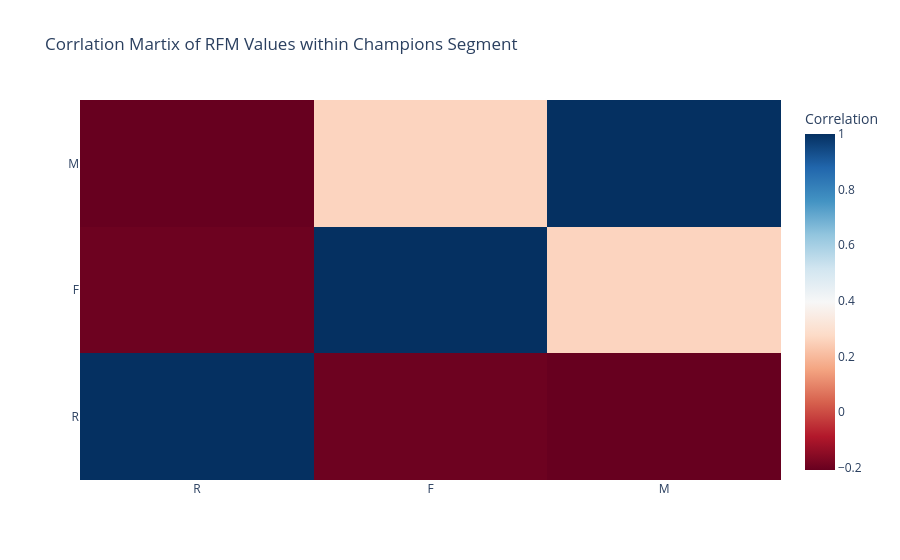

The code cell stored with this chart in its notebook:
### Code cell
#create heatmap for champion correlation
fig_heatmap = go.Figure(data=go.Heatmap(
    z=correlation_matrix.values,
    x=correlation_matrix.columns,
    y=correlation_matrix.columns,
    colorscale='RdBu',
    colorbar=dict(title='Correlation')
))
fig_heatmap.update_layout(title='Corrlation Martix of RFM Values within Champions Segment')
fig_heatmap.show()

### Figure 1 — Plotly figure (JSON) as saved in the notebook; plotly's stock layout.template omitted (floating-point values rounded to 4 significant figures)
{"data": [{"colorbar": {"title": {"text": "Correlation"}}, "colorscale": [[0, "rgb(103,0,31)"], [0.1, "rgb(178,24,43)"], [0.2, "rgb(214,96,77)"], [0.3, "rgb(244,165,130)"], [0.4, "rgb(253,219,199)"], [0.5, "rgb(247,247,247)"], [0.6, "rgb(209,229,240)"], [0.7, "rgb(146,197,222)"], [0.8, "rgb(67,147,195)"], [0.9, "rgb(33,102,172)"], [1, "rgb(5,48,97)"]], "type": "heatmap", "x": ["R", "F", "M"], "y": ["R", "F", "M"], "z": [[1.0, -0.1989, -0.2083], [-0.1989, 1.0, 0.2603], [-0.2083, 0.2603, 1.0]]}], "layout": {"title": {"text": "Corrlation Martix of RFM Values within Champions Segment"}}}
